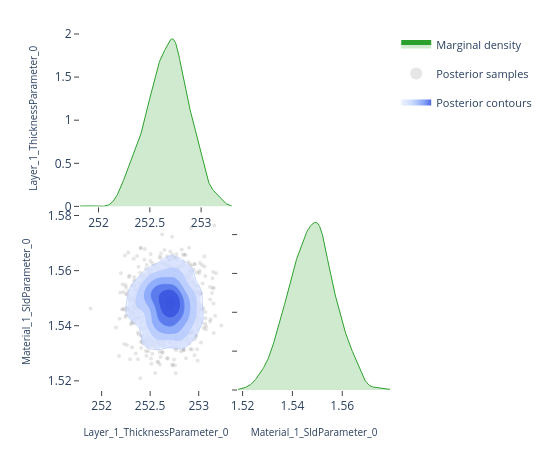

Notebook cell for this chart:
### Code cell
# ---- Pairwise focus: thickness vs SLD ---------------------------------------
# A 2-parameter corner plot zooms in on the joint posterior for a specific
# pair.  This is the same view the EasyReflectometryApp's "2D Heatmap"
# sub-tab uses to inspect parameter degeneracies.


params_of_interest = ['Layer_1_ThicknessParameter_0', 'Material_1_SldParameter_0']
idx = [posterior.param_names.index(p) for p in params_of_interest]
subset_draws = np.asarray(posterior.draws)[:, idx]

fig = plot_corner(subset_draws, params_of_interest)
fig.show()

### Figure 1 — Plotly figure (JSON) as saved in the notebook; plotly's stock layout.template omitted (floating-point values rounded to 4 significant figures; data arrays with more than 128 entries replaced by an {"elided": "..."} marker saying what was removed)
{"data": [{"fill": "tozeroy", "fillcolor": "rgba(44, 160, 44, 0.22)", "hoverinfo": "skip", "legendgroup": "marginal", "line": {"color": "rgb(44, 160, 44)", "width": 1}, "mode": "lines", "name": "Marginal density", "showlegend": true, "type": "scatter", "x": {"elided": "256 float values"}, "xaxis": "x", "y": {"elided": "256 float values"}, "yaxis": "y"}, {"hoverinfo": "skip", "legendgroup": "scatter", "marker": {"color": "rgba(140, 140, 140, 0.22)", "size": 4}, "mode": "markers", "name": "Posterior samples", "showlegend": true, "type": "scatter", "x": {"elided": "880 float values"}, "xaxis": "x3", "y": {"elided": "880 float values"}, "yaxis": "y3", "zorder": 0}, {"colorscale": [[0.0, "rgba(224, 233, 255, 0.62)"], [0.35, "rgba(183, 203, 255, 0.70)"], [0.6, "rgba(138, 169, 252, 0.78)"], [0.82, "rgba(96, 131, 242, 0.84)"], [1.0, "rgba(58, 86, 224, 0.90)"]], "connectgaps": false, "contours": {"coloring": "fill", "end": 81.6, "showlabels": false, "showlines": false, "size": 12.88, "start": 17.18}, "hoverinfo": "skip", "legendgroup": "contour", "name": "Posterior contours", "showlegend": true, "showscale": false, "type": "contour", "x": [251.8, 251.8, 251.9, 251.9, 251.9, 251.9, 251.9, 252.0, 252.0, 252.0, 252.0, 252.0, 252.0, 252.1, 252.1, 252.1, 252.1, 252.1, 252.2, 252.2, 252.2, 252.2, 252.2, 252.3, 252.3, 252.3, 252.3, 252.3, 252.3, 252.4, 252.4, 252.4, 252.4, 252.4, 252.5, 252.5, 252.5, 252.5, 252.5, 252.6, 252.6, 252.6, 252.6, 252.6, 252.6, 252.7, 252.7, 252.7, 252.7, 252.7, 252.8, 252.8, 252.8, 252.8, 252.8, 252.9, 252.9, 252.9, 252.9, 252.9, 252.9, 253.0, 253.0, 253.0, 253.0, 253.0, 253.1, 253.1, 253.1, 253.1, 253.1, 253.2, 253.2, 253.2, 253.2, 253.2, 253.2, 253.3, 253.3, 253.3], "xaxis": "x3", "y": [1.518, 1.519, 1.52, 1.521, 1.521, 1.522, 1.523, 1.524, 1.524, 1.525, 1.526, 1.527, 1.527, 1.528, 1.529, 1.53, 1.531, 1.531, 1.532, 1.533, 1.534, 1.534, 1.535, 1.536, 1.537, 1.537, 1.538, 1.539, 1.54, 1.541, 1.541, 1.542, 1.543, 1.544, 1.544, 1.545, 1.546, 1.547, 1.548, 1.548, 1.549, 1.55, 1.551, 1.551, 1.552, 1.553, 1.554, 1.554, 1.555, 1.556, 1.557, 1.558, 1.558, 1.559, 1.56, 1.561, 1.561, 1.562, 1.563, 1.564, 1.565, 1.565, 1.566, 1.567, 1.568, 1.568, 1.569, 1.57, 1.571, 1.571, 1.572, 1.573, 1.574, 1.575, 1.575, 1.576, 1.577, 1.578, 1.578, 1.579], "yaxis": "y3", "z": {"elided": "80x80 float values"}, "zmax": 81.6, "zmin": 17.18, "zorder": 1}, {"colorscale": [[0.0, "rgba(183, 203, 255, 0.94)"], [0.35, "rgba(183, 203, 255, 0.94)"], [0.35, "rgba(138, 169, 252, 0.95)"], [0.6, "rgba(138, 169, 252, 0.95)"], [0.6, "rgba(96, 131, 242, 0.96)"], [0.82, "rgba(96, 131, 242, 0.96)"], [0.82, "rgba(58, 86, 224, 0.98)"], [1.0, "rgba(58, 86, 224, 0.98)"]], "contours": {"coloring": "lines", "end": 81.6, "showlabels": false, "size": 12.88, "start": 17.18}, "hoverinfo": "skip", "legendgroup": "contour", "line": {"width": 0.9}, "showlegend": false, "showscale": false, "type": "contour", "x": [251.8, 251.8, 251.9, 251.9, 251.9, 251.9, 251.9, 252.0, 252.0, 252.0, 252.0, 252.0, 252.0, 252.1, 252.1, 252.1, 252.1, 252.1, 252.2, 252.2, 252.2, 252.2, 252.2, 252.3, 252.3, 252.3, 252.3, 252.3, 252.3, 252.4, 252.4, 252.4, 252.4, 252.4, 252.5, 252.5, 252.5, 252.5, 252.5, 252.6, 252.6, 252.6, 252.6, 252.6, 252.6, 252.7, 252.7, 252.7, 252.7, 252.7, 252.8, 252.8, 252.8, 252.8, 252.8, 252.9, 252.9, 252.9, 252.9, 252.9, 252.9, 253.0, 253.0, 253.0, 253.0, 253.0, 253.1, 253.1, 253.1, 253.1, 253.1, 253.2, 253.2, 253.2, 253.2, 253.2, 253.2, 253.3, 253.3, 253.3], "xaxis": "x3", "y": [1.518, 1.519, 1.52, 1.521, 1.521, 1.522, 1.523, 1.524, 1.524, 1.525, 1.526, 1.527, 1.527, 1.528, 1.529, 1.53, 1.531, 1.531, 1.532, 1.533, 1.534, 1.534, 1.535, 1.536, 1.537, 1.537, 1.538, 1.539, 1.54, 1.541, 1.541, 1.542, 1.543, 1.544, 1.544, 1.545, 1.546, 1.547, 1.548, 1.548, 1.549, 1.55, 1.551, 1.551, 1.552, 1.553, 1.554, 1.554, 1.555, 1.556, 1.557, 1.558, 1.558, 1.559, 1.56, 1.561, 1.561, 1.562, 1.563, 1.564, 1.565, 1.565, 1.566, 1.567, 1.568, 1.568, 1.569, 1.57, 1.571, 1.571, 1.572, 1.573, 1.574, 1.575, 1.575, 1.576, 1.577, 1.578, 1.578, 1.579], "yaxis": "y3", "z": {"elided": "80x80 float values"}, "zmax": 81.6, "zmin": 17.18, "zorder": 2}, {"fill": "tozeroy", "fillcolor": "rgba(44, 160, 44, 0.22)", "hoverinfo": "skip", "legendgroup": "marginal", "line": {"color": "rgb(44, 160, 44)", "width": 1}, "mode": "lines", "name": "Marginal density", "showlegend": false, "type": "scatter", "x": {"elided": "256 float values"}, "xaxis": "x4", "y": {"elided": "256 float values"}, "yaxis": "y4"}], "layout": {"height": 450, "legend": {"font": {"size": 11}, "itemsizing": "constant", "orientation": "v", "x": 1.02, "xanchor": "left", "y": 1.0, "yanchor": "top"}, "margin": {"b": 60, "l": 80, "r": 160, "t": 30}, "plot_bgcolor": "white", "showlegend": true, "width": 550, "xaxis": {"anchor": "y", "domain": [0.0, 0.49], "showgrid": false, "ticks": "outside", "zeroline": false}, "xaxis2": {"anchor": "y2", "domain": [0.51, 1.0], "showgrid": false, "ticks": "outside", "visible": false, "zeroline": false}, "xaxis3": {"anchor": "y3", "domain": [0.0, 0.49], "showgrid": false, "ticks": "outside", "title": {"font": {"size": 10}, "text": "Layer_1_ThicknessParameter_0"}, "zeroline": false}, "xaxis4": {"anchor": "y4", "domain": [0.51, 1.0], "showgrid": false, "ticks": "outside", "title": {"font": {"size": 10}, "text": "Material_1_SldParameter_0"}, "zeroline": false}, "yaxis": {"anchor": "x", "domain": [0.51, 1.0], "showgrid": false, "ticks": "outside", "title": {"font": {"size": 10}, "text": "Layer_1_ThicknessParameter_0"}, "zeroline": false}, "yaxis2": {"anchor": "x2", "domain": [0.51, 1.0], "showgrid": false, "ticks": "outside", "visible": false, "zeroline": false}, "yaxis3": {"anchor": "x3", "domain": [0.0, 0.49], "showgrid": false, "ticks": "outside", "title": {"font": {"size": 10}, "text": "Material_1_SldParameter_0"}, "zeroline": false}, "yaxis4": {"anchor": "x4", "domain": [0.0, 0.49], "showgrid": false, "showticklabels": false, "ticks": "outside", "zeroline": false}}}
